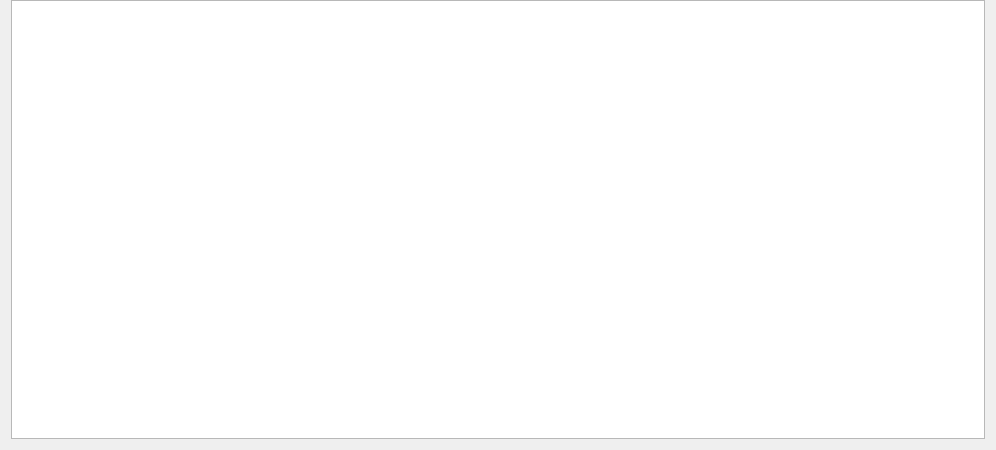
<?xml version="1.0" encoding="UTF-8"?>
<ui version="4.0">
 <class>BoxTableWidget</class>
 <widget class="QWidget" name="BoxTableWidget">
  <property name="geometry">
   <rect>
    <x>0</x>
    <y>0</y>
    <width>996</width>
    <height>450</height>
   </rect>
  </property>
  <property name="windowTitle">
   <string>Form</string>
  </property>
  <layout class="QGridLayout" name="gridLayout">
   <property name="topMargin">
    <number>0</number>
   </property>
   <item row="0" column="0">
    <widget class="QTableWidget" name="tableWidget">
     <property name="verticalScrollBarPolicy">
      <enum>Qt::ScrollBarAsNeeded</enum>
     </property>
    </widget>
   </item>
  </layout>
 </widget>
 <resources/>
 <connections/>
</ui>
